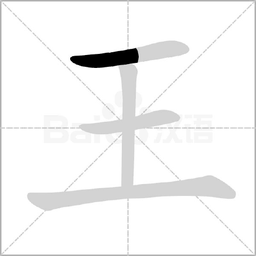
#> input picture wordServer-main/shufa-main/pics/4.png, 256 x 256 px, shrunk from 456 x 456 before the run, found by its file name
$ python 'z-s细化算法.py'
#> lines starting #> are read from the running program, lines starting #| are printed output that depends on the picture
import cv2
import numpy as np
import matplotlib.pyplot as plt

# Zhang Suen thinning algorithm
def Zhang_Suen_thinning(img):
    # Get image shape
    H, W, C = img.shape

    # Prepare output image
    out = np.zeros((H, W), dtype=np.int32)
    out[img[..., 0] > 0] = 1

    # Inverse image (white background, black character)
    out = 1 - out

    while True:
        s1 = []
        s2 = []

        # Step 1 (raster scan)
        for y in range(1, H - 1):
            for x in range(1, W - 1):

                # Skip non-edge pixels
                if out[y, x] > 0:
                    continue

                # Condition 2
                f1 = 0
                if (out[y - 1, x + 1] - out[y - 1, x]) == 1: f1 += 1
                if (out[y, x + 1] - out[y - 1, x + 1]) == 1: f1 += 1
                if (out[y + 1, x + 1] - out[y, x + 1]) == 1: f1 += 1
                if (out[y + 1, x] - out[y + 1, x + 1]) == 1: f1 += 1
                if (out[y + 1, x - 1] - out[y + 1, x]) == 1: f1 += 1
                if (out[y, x - 1] - out[y + 1, x - 1]) == 1: f1 += 1
                if (out[y - 1, x - 1] - out[y, x - 1]) == 1: f1 += 1
                if (out[y - 1, x] - out[y - 1, x - 1]) == 1: f1 += 1

                if f1 != 1:
                    continue

                # Condition 3
                f2 = np.sum(out[y - 1:y + 2, x - 1:x + 2])
                if f2 < 2 or f2 > 6:
                    continue

                # Condition 4 and 5
                if (out[y - 1, x] + out[y, x + 1] + out[y + 1, x]) < 1: continue
                if (out[y, x + 1] + out[y + 1, x] + out[y, x - 1]) < 1: continue

                s1.append([y, x])

        for v in s1:
            out[v[0], v[1]] = 1

        # Step 2 (raster scan)
        for y in range(1, H - 1):
            for x in range(1, W - 1):

                if out[y, x] > 0:
                    continue

                # Same conditions as step 1
                f1 = 0
                if (out[y - 1, x + 1] - out[y - 1, x]) == 1: f1 += 1
                if (out[y, x + 1] - out[y - 1, x + 1]) == 1: f1 += 1
                if (out[y + 1, x + 1] - out[y, x + 1]) == 1: f1 += 1
                if (out[y + 1, x] - out[y + 1, x + 1]) == 1: f1 += 1
                if (out[y + 1, x - 1] - out[y + 1, x]) == 1: f1 += 1
                if (out[y, x - 1] - out[y + 1, x - 1]) == 1: f1 += 1
                if (out[y - 1, x - 1] - out[y, x - 1]) == 1: f1 += 1
                if (out[y - 1, x] - out[y - 1, x - 1]) == 1: f1 += 1

                if f1 != 1:
                    continue

                f2 = np.sum(out[y - 1:y + 2, x - 1:x + 2])
                if f2 < 2 or f2 > 6:
                    continue

                if (out[y - 1, x] + out[y, x + 1] + out[y, x - 1]) < 1: continue
                if (out[y - 1, x] + out[y + 1, x] + out[y, x - 1]) < 1: continue

                s2.append([y, x])

        for v in s2:
            out[v[0], v[1]] = 1

        if len(s1) < 1 and len(s2) < 1:
            break

    out = apply_template_removal(out, H, W)

    out = 1 - out
    out = out.astype(np.uint8) * 255

    return out

# Apply the removal template
def apply_template_removal(out, H, W):
    for y in range(1, H-1):
        for x in range(1, W-1):
            P = out[y-1:y+2, x-1:x+2].flatten()
            if (P[1] * P[7] == 1 and sum([P[3], P[4], P[5], P[8]]) == 0) or \
               (P[5] * P[7] == 1 and sum([P[1], P[2], P[3], P[6]]) == 0) or \
               (P[1] * P[3] == 1 and sum([P[2], P[5], P[6], P[7]]) == 0) or \
               (P[3] * P[5] == 1 and sum([P[1], P[4], P[7], P[8]]) == 0) or \
               (sum([P[2], P[4], P[6], P[8]]) == 0 and sum([P[1], P[3], P[5], P[7]]) == 3):
                out[y, x] = 1
    return out


# 定义模板
def apply_template(image, template):
    """根据给定模板进行处理，消除噪声或孔洞"""
    h, w = image.shape
    processed_image = image.copy()
    for i in range(1, h - 1):
        for j in range(1, w - 1):
            # 获取8邻域
            neighborhood = image[i - 1:i + 2, j - 1:j + 2]
            # 与模板匹配
            if np.array_equal(neighborhood, template):
                processed_image[i, j] = 0  # 将符合条件的前景点更改为背景点
    return processed_image


# 凹凸点和孤立点模板
templates_bumps_isolated = [
    np.array([[0, 0, 0], [0, 1, 0], [1, 1, 1]]),
    np.array([[1, 0, 0], [1, 1, 0], [1, 0, 0]]),

]

# 孔洞消除模板
templates_holes = [
    np.array([[1, 1, 1], [1, 0, 1], [1, 1, 1]]),

]

# 应用模板处理图像
def preprocess_image(image):
    # 处理凹凸点和孤立点
    for template in templates_bumps_isolated:
        image = apply_template(image, template)

    # 处理孔洞
    for template in templates_holes:
        image = apply_template(image, template)

    return image

# Read the image
image_path = r"E:\python files\Conda_env_files\pythonProject1\wordServer-main\imageAnalysis\imageProcess\4.png"
img = cv2.imread(image_path)
#> img is the input picture: shape (256, 256, 3); min 0, max 255, mean 244.2
img =cv2.bitwise_not(img)
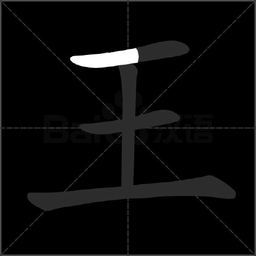
#> img: shape (256, 256, 3); min 0, max 255, mean 10.8

# Apply Zhang-Suen thinning with removal templates
out = Zhang_Suen_thinning(img)
#> after the loop in apply_template_removal, `for y in range(1, H-1):`:
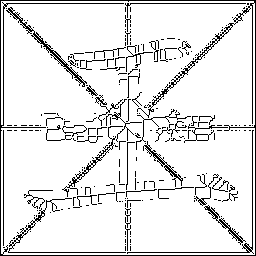
#> out: shape (256, 256) int32; values 0 (black) and 1 (white), 89.5% white; black in thin lines or dots
#> out: shape (256, 256); 10.5% white in thin lines or dots
out1 =preprocess_image(out)

# # Display the result
cv2.imshow("Thinned Image", out1)
cv2.waitKey(0)
cv2.destroyAllWindows()
